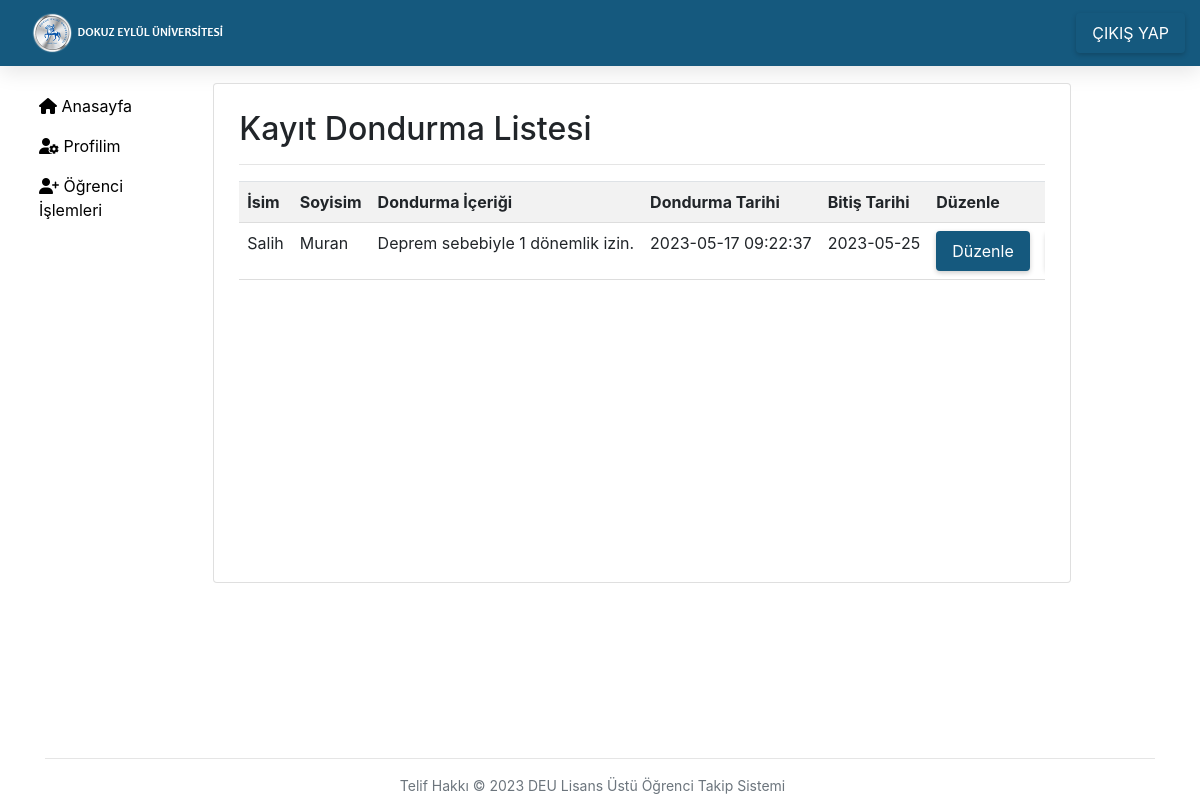
Page /kayit_dondurma_listesi.php (signed in) on the committed database.
### tables this page shows
CREATE TABLE IF NOT EXISTS `dondurma_talepleri` (
  `talep_id` int(11) NOT NULL AUTO_INCREMENT,
  `ogrenci_id` int(11) NOT NULL,
  `dondurma_icerigi` text NOT NULL,
  `dondurma_tarihi` datetime NOT NULL DEFAULT CURRENT_TIMESTAMP,
  `bitis_tarihi` date NOT NULL,
  PRIMARY KEY (`talep_id`),
  KEY `ogrenci_id` (`ogrenci_id`)
);

CREATE TABLE IF NOT EXISTS `ogrenci` (
  `ogrenci_id` int(11) NOT NULL AUTO_INCREMENT,
  `ogrenci_isim` varchar(255) NOT NULL,
  `ogrenci_soyisim` varchar(255) NOT NULL,
  `ogrenci_mail` varchar(255) NOT NULL,
  `ogrenci_mobil` varchar(13) NOT NULL,
  `program_id` int(11) NOT NULL,
  `danisman_id` int(11) DEFAULT NULL,
  `aktif_asama` int(11) NOT NULL DEFAULT '0',
  `kayit_durumu` enum('yeniledi','yenilemedi') NOT NULL DEFAULT 'yeniledi',
  `danisman_atamatarihi` datetime DEFAULT NULL,
  `ogrenci_olusturmatarihi` datetime NOT NULL DEFAULT CURRENT_TIMESTAMP,
  PRIMARY KEY (`ogrenci_id`),
  KEY `program_id` (`program_id`),
  KEY `danisman_id` (`danisman_id`)
);

### kayit_dondurma_listesi.php (the view)
<?php
include('config/database.php');
include('inc/header.php');
include('inc/container.php');
if ($_SESSION['kullanici_rol'] == "yonetici") {
    $sql = "SELECT dondurma_talepleri.talep_id, ogrenci.ogrenci_isim, ogrenci.ogrenci_soyisim, dondurma_talepleri.dondurma_icerigi, dondurma_talepleri.dondurma_tarihi, dondurma_talepleri.bitis_tarihi
    FROM dondurma_talepleri
    INNER JOIN ogrenci ON dondurma_talepleri.ogrenci_id = ogrenci.ogrenci_id";
} elseif ($_SESSION['kullanici_rol'] == "danisman") {
    $danisman_id = $_SESSION['kullanici_id'];
    $sql = "SELECT dondurma_talepleri.talep_id, ogrenci.ogrenci_isim, ogrenci.ogrenci_soyisim, dondurma_talepleri.dondurma_icerigi, dondurma_talepleri.dondurma_tarihi, dondurma_talepleri.bitis_tarihi
    FROM dondurma_talepleri
    INNER JOIN ogrenci ON dondurma_talepleri.ogrenci_id = ogrenci.ogrenci_id
    WHERE ogrenci.danisman_id = $danisman_id";
}
$result = $conn->query($sql);
if ($result->num_rows > 0) {
    echo" <h2>Kayıt Dondurma Listesi </h2> <hr>";
    echo " <table class='table table-striped'><tr><th>İsim</th><th>Soyisim</th><th>Dondurma İçeriği</th><th>Dondurma Tarihi</th><th>Bitiş Tarihi</th><th>Düzenle</th><th>Sil</th></tr>";
    while($row = $result->fetch_assoc()) {
        echo "<tr><td>" . $row["ogrenci_isim"]. "</td><td>" . $row["ogrenci_soyisim"]. "</td><td>" . $row["dondurma_icerigi"]. "</td><td>" . $row["dondurma_tarihi"]. "</td><td>" . $row["bitis_tarihi"];
        echo "<td><a class='btn btn-primary btn-sm' href='kayit_dondurma_duzenle.php?id=" . $row["talep_id"] . "'>Düzenle</a></td>";
        echo "<td><a class='btn btn-danger btn-sm' href='islemyonetici/kayit_dondurma_sil.php?id=" . $row["talep_id"] . "'>Sil</a></td>";
        echo "</tr>";
    }
    echo "</table>";
} else {
    echo "Sonuç Bulunamadı";
}
include('inc/footer.php');
?>

### css/style.css (style rules this page uses)
table { max-width: 100%; border-collapse: collapse; }
.table th, .table td { padding: 8px; text-align: left; border-bottom: 1px solid #ddd; }
@media (min-width: 820px) AND (max-width: 1310px) { table { display: block; overflow-x: auto; } }
@media (min-width: 820px) AND (max-width: 1310px) { .table th, .table td { white-space: nowrap; } }
.btn { display: inline-block; border-radius: 4px; padding: 8px 16px; font-size: 16px; cursor: pointer; text-align: center; text-decoration: none; outline: none; color: #fff; background-color: #15597e; border: none; box-shadow: 0 2px 5px rgba(0, 0, 0, 0.2); transition: background-color 0.3s ease; }
.btn-primary { background-color: #15597e; }

### rows in the picture
dondurma_talepleri: ogrenci.ogrenci_isim "Salih", ogrenci.ogrenci_soyisim "Muran", dondurma_icerigi "Deprem sebebiyle 1 dönemlik izin.", dondurma_tarihi "2023-05-17 09:22:37", bitis_tarihi "2023-05-25"
